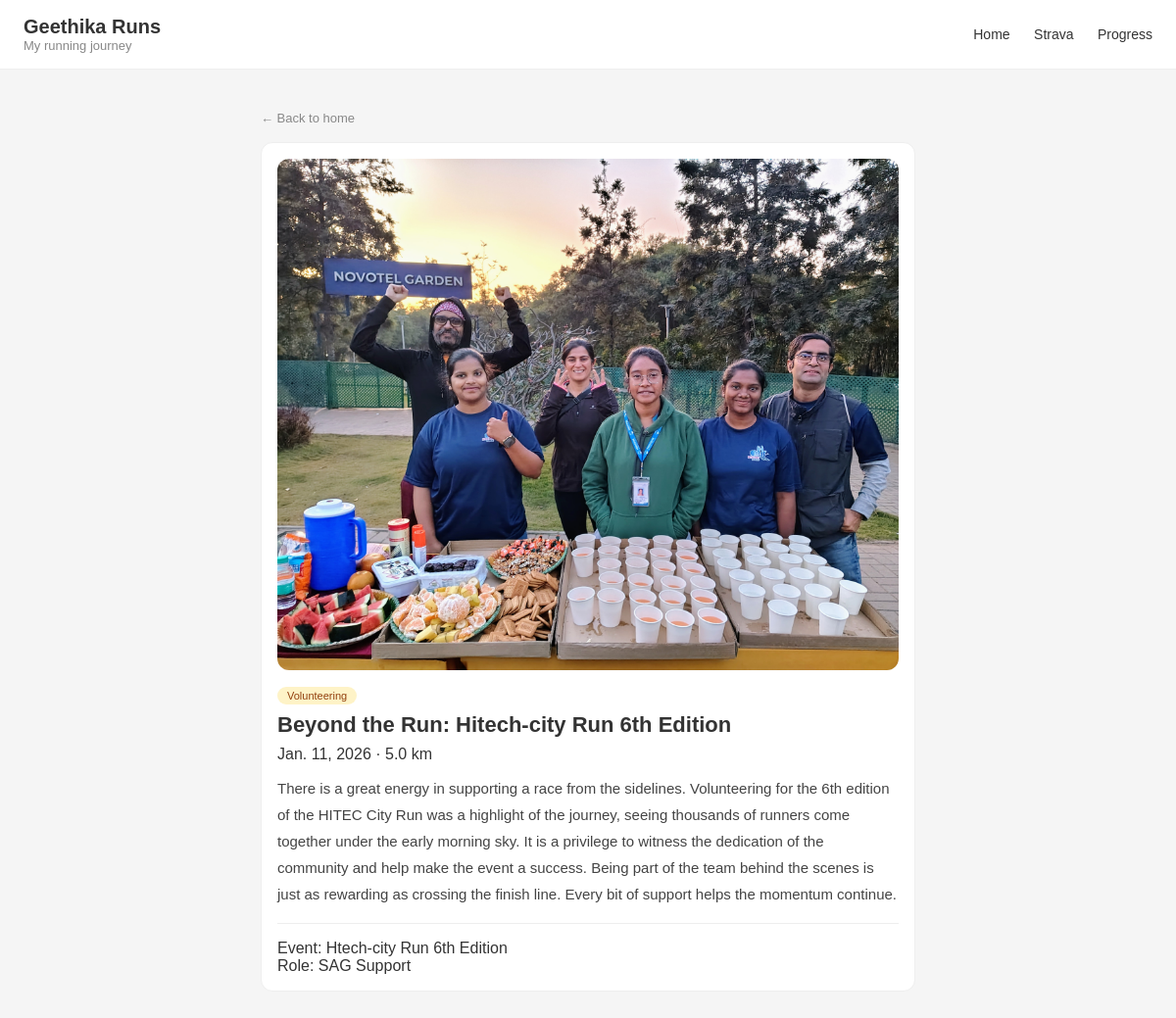
/post/5/, run on the app's committed database.
### posts/models.py (models this page shows, shortened)
class Post(models.Model):
    CATEGORY_CHOICES = [
        ('training', 'Training Log'),
        ('race', 'Race Day'),
        ('community', 'Community'),
        ('volunteering', 'Volunteering'),
    ]
    title = models.CharField(max_length=200)
    story = models.TextField()
    distance = models.FloatField()
    photo = models.ImageField(upload_to='photos/', blank=True, null=True)
    date = models.DateField()
    category = models.CharField(max_length=20, choices=CATEGORY_CHOICES, default='training')
    bib_number = models.CharField(max_length=20, blank=True, null=True)
    finish_time = models.CharField(max_length=20, blank=True, null=True)
    volunteer_event = models.CharField(max_length=200, blank=True, null=True)
    volunteer_role = models.CharField(max_length=100, blank=True, null=True)

### posts/views.py (the view)
# urls.py: path('post/<int:pk>/', views.post_detail, name='post_detail'),
def post_detail(request, pk):
    post = get_object_or_404(Post, pk=pk)
    return render(request, 'posts/post_detail.html', {'post': post})

### posts/templates/posts/post_detail.html (shortened to what this page needs)
{% extends 'posts/base.html' %}
{% block content %}
<a href="{% url 'home' %}" style="font-size:13px; color:#888; text-decoration:none;">
    ← Back to home
</a>
<div class="post-card" style="margin-top: 16px; padding:16px;">
    {% if post.photo %}
        <img src="{{ post.photo.url }}"
             alt="{{ post.title }}"
             style="
                width:100%;
                height:auto;
                object-fit:contain;
                border-radius:12px;
                margin-bottom:12px;
             ">
    {% endif %}
    <span class="badge badge-{{ post.category }}">
        {{ post.get_category_display }}
    </span>
    <h2 style="font-size:22px; margin: 8px 0;">
        {{ post.title }}
    </h2>
    <p class="meta">
        {{ post.date }} · {{ post.distance }} km
    </p>
    <p style="font-size:15px; line-height:1.8; color:#444; margin-top:12px;">
        {{ post.story }}
    </p>
    {% if post.category == 'volunteering' %}
    <div style="margin-top:16px; padding-top:16px; border-top:1px solid #eee;">
        <p class="meta">Event: {{ post.volunteer_event }}</p>
        <p class="meta">Role: {{ post.volunteer_role }}</p>
    </div>
    {% endif %}
</div>
{% endblock %}

### posts/templates/posts/base.html (style rules this page uses)
* { margin: 0; padding: 0; box-sizing: border-box; }
body { font-family: sans-serif; background: #f5f5f5; color: #333; }
.post-card { background: white; border: 1px solid #eee; border-radius: 12px; margin-bottom: 20px; overflow: hidden; transition: transform 0.2s ease, box-shadow 0.2s ease; }
.badge { display: inline-block; font-size: 11px; padding: 3px 10px; border-radius: 20px; font-weight: 500; }
.badge-volunteering { background: #FEF3C7; color: #92400E; }

### data on the page
Post: photo (picture), category "Volunteering", title "Beyond the Run: Hitech-city Run 6th Edition", date "Jan. 11, 2026", distance "5.0", story "There is a great energy in supporting a race from the sidelines. Volunteering for the 6th edition of the HITEC City Run was a highlight of the journey, seeing thousands of runners come together under the early morning sky. It is a privilege to witness the dedication of the community and help make the event a success. Being part of the team behind the scenes is just as rewarding as crossing the finish line. Every bit of support helps the momentum continue.", volunteer_event "Htech-city Run 6th Edition", volunteer_role "SAG Support"
